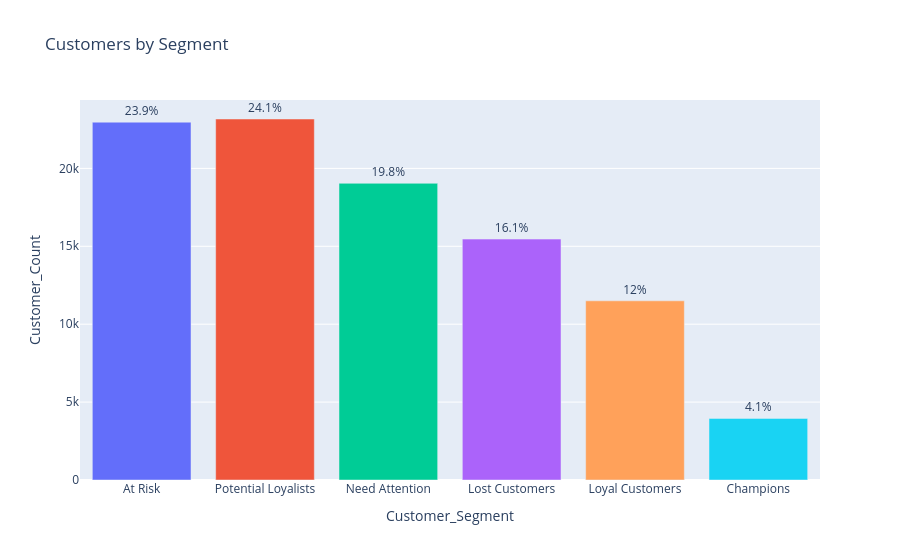

The code cell stored with this chart in its notebook:
### Code cell
fig = px.bar(
    segment_summary, x="Customer_Segment", y="Customer_Count",
    color="Customer_Segment", text="Pct_of_Customers",
    title="Customers by Segment"
)
fig.update_traces(texttemplate="%{text}%", textposition="outside")
fig.update_layout(showlegend=False)
fig.show()

### Figure 1 — Plotly figure (JSON) as saved in the notebook; plotly's stock layout.template omitted (floating-point values rounded to 4 significant figures)
{"data": [{"hovertemplate": "Customer_Segment=%{x}<br>Customer_Count=%{y}<br>Pct_of_Customers=%{text}<extra></extra>", "legendgroup": "At Risk", "marker": {"color": "#636efa", "pattern": {"shape": ""}}, "name": "At Risk", "orientation": "v", "showlegend": true, "text": [23.9], "textposition": "outside", "texttemplate": "%{text}%", "type": "bar", "x": ["At Risk"], "xaxis": "x", "y": [22967], "yaxis": "y"}, {"hovertemplate": "Customer_Segment=%{x}<br>Customer_Count=%{y}<br>Pct_of_Customers=%{text}<extra></extra>", "legendgroup": "Potential Loyalists", "marker": {"color": "#EF553B", "pattern": {"shape": ""}}, "name": "Potential Loyalists", "orientation": "v", "showlegend": true, "text": [24.1], "textposition": "outside", "texttemplate": "%{text}%", "type": "bar", "x": ["Potential Loyalists"], "xaxis": "x", "y": [23170], "yaxis": "y"}, {"hovertemplate": "Customer_Segment=%{x}<br>Customer_Count=%{y}<br>Pct_of_Customers=%{text}<extra></extra>", "legendgroup": "Need Attention", "marker": {"color": "#00cc96", "pattern": {"shape": ""}}, "name": "Need Attention", "orientation": "v", "showlegend": true, "text": [19.8], "textposition": "outside", "texttemplate": "%{text}%", "type": "bar", "x": ["Need Attention"], "xaxis": "x", "y": [19043], "yaxis": "y"}, {"hovertemplate": "Customer_Segment=%{x}<br>Customer_Count=%{y}<br>Pct_of_Customers=%{text}<extra></extra>", "legendgroup": "Lost Customers", "marker": {"color": "#ab63fa", "pattern": {"shape": ""}}, "name": "Lost Customers", "orientation": "v", "showlegend": true, "text": [16.1], "textposition": "outside", "texttemplate": "%{text}%", "type": "bar", "x": ["Lost Customers"], "xaxis": "x", "y": [15463], "yaxis": "y"}, {"hovertemplate": "Customer_Segment=%{x}<br>Customer_Count=%{y}<br>Pct_of_Customers=%{text}<extra></extra>", "legendgroup": "Loyal Customers", "marker": {"color": "#FFA15A", "pattern": {"shape": ""}}, "name": "Loyal Customers", "orientation": "v", "showlegend": true, "text": [12.0], "textposition": "outside", "texttemplate": "%{text}%", "type": "bar", "x": ["Loyal Customers"], "xaxis": "x", "y": [11500], "yaxis": "y"}, {"hovertemplate": "Customer_Segment=%{x}<br>Customer_Count=%{y}<br>Pct_of_Customers=%{text}<extra></extra>", "legendgroup": "Champions", "marker": {"color": "#19d3f3", "pattern": {"shape": ""}}, "name": "Champions", "orientation": "v", "showlegend": true, "text": [4.1], "textposition": "outside", "texttemplate": "%{text}%", "type": "bar", "x": ["Champions"], "xaxis": "x", "y": [3953], "yaxis": "y"}], "layout": {"barmode": "relative", "legend": {"title": {"text": "Customer_Segment"}, "tracegroupgap": 0}, "showlegend": false, "title": {"text": "Customers by Segment"}, "xaxis": {"anchor": "y", "categoryarray": ["At Risk", "Potential Loyalists", "Need Attention", "Lost Customers", "Loyal Customers", "Champions"], "categoryorder": "array", "domain": [0.0, 1.0], "title": {"text": "Customer_Segment"}}, "yaxis": {"anchor": "x", "domain": [0.0, 1.0], "title": {"text": "Customer_Count"}}}}
